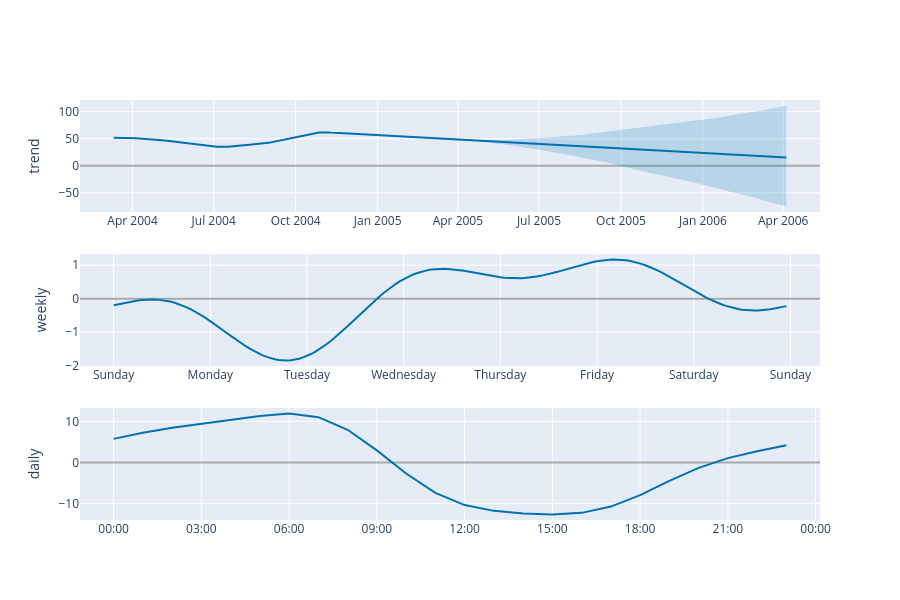

Notebook code cell kept with this figure:
### Code cell
plot_components_plotly(model, forecast)

### Figure 1 — Plotly figure (JSON) as saved in the notebook; plotly's stock layout.template omitted (floating-point values rounded to 4 significant figures; data arrays with more than 128 entries replaced by an {"elided": "..."} marker saying what was removed)
{"data": [{"line": {"color": "#0072B2", "width": 2}, "mode": "lines", "name": "trend", "type": "scatter", "x": {"elided": "9722 str values"}, "xaxis": "x", "y": {"elided": "9722 float values"}, "yaxis": "y"}, {"line": {"color": "rgba(0, 114, 178, 0.2)", "width": 0}, "mode": "lines", "name": "trend_upper", "type": "scatter", "x": {"elided": "9722 str values"}, "xaxis": "x", "y": {"elided": "9722 float values"}, "yaxis": "y"}, {"fill": "tonexty", "fillcolor": "rgba(0, 114, 178, 0.2)", "line": {"color": "rgba(0, 114, 178, 0.2)", "width": 0}, "mode": "lines", "name": "trend_lower", "type": "scatter", "x": {"elided": "9722 str values"}, "xaxis": "x", "y": {"elided": "9722 float values"}, "yaxis": "y"}, {"line": {"color": "#0072B2", "width": 2}, "mode": "lines", "name": "weekly", "type": "scatter", "x": {"elided": "168 str values"}, "xaxis": "x2", "y": {"elided": "168 float values"}, "yaxis": "y2"}, {"line": {"color": "#0072B2", "width": 2}, "mode": "lines", "name": "daily", "type": "scatter", "x": ["2017-01-01T00:00:00", "2017-01-01T01:00:00", "2017-01-01T02:00:00", "2017-01-01T03:00:00", "2017-01-01T04:00:00", "2017-01-01T05:00:00", "2017-01-01T06:00:00", "2017-01-01T07:00:00", "2017-01-01T08:00:00", "2017-01-01T09:00:00", "2017-01-01T10:00:00", "2017-01-01T11:00:00", "2017-01-01T12:00:00", "2017-01-01T13:00:00", "2017-01-01T14:00:00", "2017-01-01T15:00:00", "2017-01-01T16:00:00", "2017-01-01T17:00:00", "2017-01-01T18:00:00", "2017-01-01T19:00:00", "2017-01-01T20:00:00", "2017-01-01T21:00:00", "2017-01-01T22:00:00", "2017-01-01T23:00:00"], "xaxis": "x3", "y": [5.741, 7.252, 8.465, 9.388, 10.31, 11.33, 11.91, 11.03, 7.958, 2.945, -2.701, -7.426, -10.39, -11.81, -12.43, -12.67, -12.3, -10.77, -7.974, -4.517, -1.32, 1.056, 2.73, 4.193], "yaxis": "y3"}], "layout": {"height": 600, "showlegend": false, "width": 900, "xaxis": {"anchor": "y", "domain": [0, 1], "range": ["2004-02-02T00:12:00", "2006-05-12T07:48:00"], "type": "date"}, "xaxis2": {"anchor": "y2", "domain": [0, 1], "range": ["2016-12-31T15:39:00", "2017-01-08T07:21:00"], "tickformat": "%A", "type": "date"}, "xaxis3": {"anchor": "y3", "domain": [0, 1], "range": ["2016-12-31T22:51:00", "2017-01-02T00:09:00"], "tickformat": "%H:%M", "type": "date"}, "yaxis": {"anchor": "x", "domain": [0.7333, 1], "rangemode": "normal", "title": {"text": "trend"}, "zerolinecolor": "#AAA"}, "yaxis2": {"anchor": "x2", "domain": [0.3667, 0.6333], "title": {"text": "weekly"}, "zerolinecolor": "#AAA"}, "yaxis3": {"anchor": "x3", "domain": [0, 0.2667], "title": {"text": "daily"}, "zerolinecolor": "#AAA"}}}
